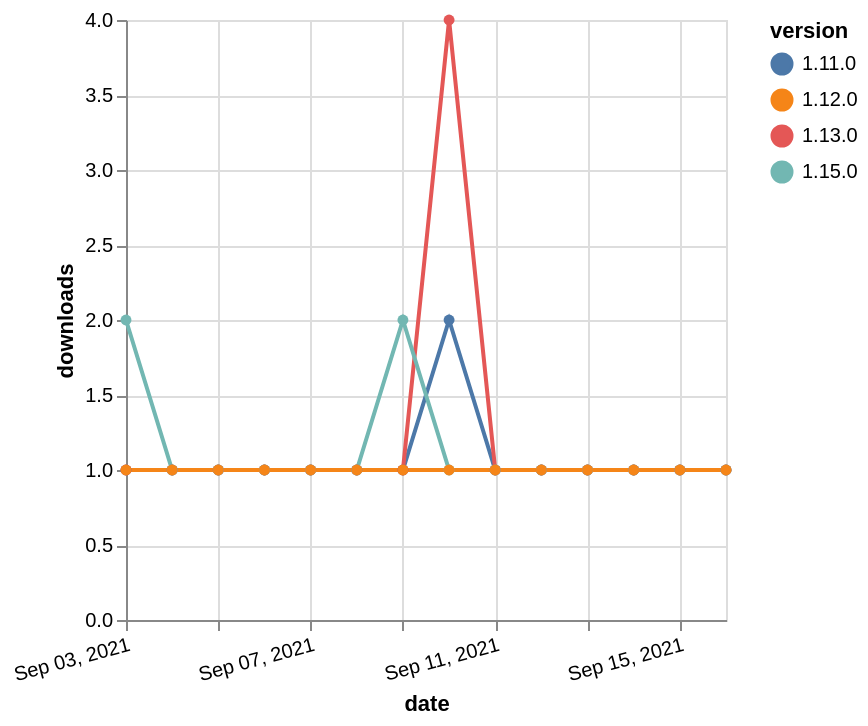

Vega-Lite specification for this chart:
### Vega-Lite specification from a JSON file in a GitHub repository (floating-point values rounded to 4 significant figures)
{"$schema": "https://vega.github.io/schema/vega-lite/v5.json", "description": "A simple bar chart with embedded data.", "data": {"values": [{"date": "2021-09-03", "total": 214, "delta": 1, "version": "1.11.0"}, {"date": "2021-09-04", "total": 215, "delta": 1, "version": "1.11.0"}, {"date": "2021-09-05", "total": 216, "delta": 1, "version": "1.11.0"}, {"date": "2021-09-06", "total": 217, "delta": 1, "version": "1.11.0"}, {"date": "2021-09-07", "total": 218, "delta": 1, "version": "1.11.0"}, {"date": "2021-09-08", "total": 219, "delta": 1, "version": "1.11.0"}, {"date": "2021-09-09", "total": 220, "delta": 1, "version": "1.11.0"}, {"date": "2021-09-10", "total": 222, "delta": 2, "version": "1.11.0"}, {"date": "2021-09-11", "total": 223, "delta": 1, "version": "1.11.0"}, {"date": "2021-09-12", "total": 224, "delta": 1, "version": "1.11.0"}, {"date": "2021-09-13", "total": 225, "delta": 1, "version": "1.11.0"}, {"date": "2021-09-14", "total": 226, "delta": 1, "version": "1.11.0"}, {"date": "2021-09-15", "total": 227, "delta": 1, "version": "1.11.0"}, {"date": "2021-09-16", "total": 228, "delta": 1, "version": "1.11.0"}, {"date": "2021-09-03", "total": 283, "delta": 1, "version": "1.13.0"}, {"date": "2021-09-04", "total": 284, "delta": 1, "version": "1.13.0"}, {"date": "2021-09-05", "total": 285, "delta": 1, "version": "1.13.0"}, {"date": "2021-09-06", "total": 286, "delta": 1, "version": "1.13.0"}, {"date": "2021-09-07", "total": 287, "delta": 1, "version": "1.13.0"}, {"date": "2021-09-08", "total": 288, "delta": 1, "version": "1.13.0"}, {"date": "2021-09-09", "total": 289, "delta": 1, "version": "1.13.0"}, {"date": "2021-09-10", "total": 293, "delta": 4, "version": "1.13.0"}, {"date": "2021-09-11", "total": 294, "delta": 1, "version": "1.13.0"}, {"date": "2021-09-12", "total": 295, "delta": 1, "version": "1.13.0"}, {"date": "2021-09-13", "total": 296, "delta": 1, "version": "1.13.0"}, {"date": "2021-09-14", "total": 297, "delta": 1, "version": "1.13.0"}, {"date": "2021-09-15", "total": 298, "delta": 1, "version": "1.13.0"}, {"date": "2021-09-16", "total": 299, "delta": 1, "version": "1.13.0"}, {"date": "2021-09-03", "total": 117, "delta": 2, "version": "1.15.0"}, {"date": "2021-09-04", "total": 118, "delta": 1, "version": "1.15.0"}, {"date": "2021-09-05", "total": 119, "delta": 1, "version": "1.15.0"}, {"date": "2021-09-06", "total": 120, "delta": 1, "version": "1.15.0"}, {"date": "2021-09-07", "total": 121, "delta": 1, "version": "1.15.0"}, {"date": "2021-09-08", "total": 122, "delta": 1, "version": "1.15.0"}, {"date": "2021-09-09", "total": 124, "delta": 2, "version": "1.15.0"}, {"date": "2021-09-10", "total": 125, "delta": 1, "version": "1.15.0"}, {"date": "2021-09-11", "total": 126, "delta": 1, "version": "1.15.0"}, {"date": "2021-09-12", "total": 127, "delta": 1, "version": "1.15.0"}, {"date": "2021-09-13", "total": 128, "delta": 1, "version": "1.15.0"}, {"date": "2021-09-14", "total": 129, "delta": 1, "version": "1.15.0"}, {"date": "2021-09-15", "total": 130, "delta": 1, "version": "1.15.0"}, {"date": "2021-09-16", "total": 131, "delta": 1, "version": "1.15.0"}, {"date": "2021-09-03", "total": 172, "delta": 1, "version": "1.12.0"}, {"date": "2021-09-04", "total": 173, "delta": 1, "version": "1.12.0"}, {"date": "2021-09-05", "total": 174, "delta": 1, "version": "1.12.0"}, {"date": "2021-09-06", "total": 175, "delta": 1, "version": "1.12.0"}, {"date": "2021-09-07", "total": 176, "delta": 1, "version": "1.12.0"}, {"date": "2021-09-08", "total": 177, "delta": 1, "version": "1.12.0"}, {"date": "2021-09-09", "total": 178, "delta": 1, "version": "1.12.0"}, {"date": "2021-09-10", "total": 179, "delta": 1, "version": "1.12.0"}, {"date": "2021-09-11", "total": 180, "delta": 1, "version": "1.12.0"}, {"date": "2021-09-12", "total": 181, "delta": 1, "version": "1.12.0"}, {"date": "2021-09-13", "total": 182, "delta": 1, "version": "1.12.0"}, {"date": "2021-09-14", "total": 183, "delta": 1, "version": "1.12.0"}, {"date": "2021-09-15", "total": 184, "delta": 1, "version": "1.12.0"}, {"date": "2021-09-16", "total": 185, "delta": 1, "version": "1.12.0"}]}, "width": "container", "mark": {"type": "line", "point": {"filled": true}}, "encoding": {"x": {"field": "date", "type": "temporal", "timeUnit": "yearmonthdate", "title": "date", "axis": {"labelAngle": -15}}, "y": {"field": "delta", "type": "quantitative", "title": "downloads"}, "color": {"field": "version", "type": "nominal"}, "tooltip": {"field": "delta"}}}
